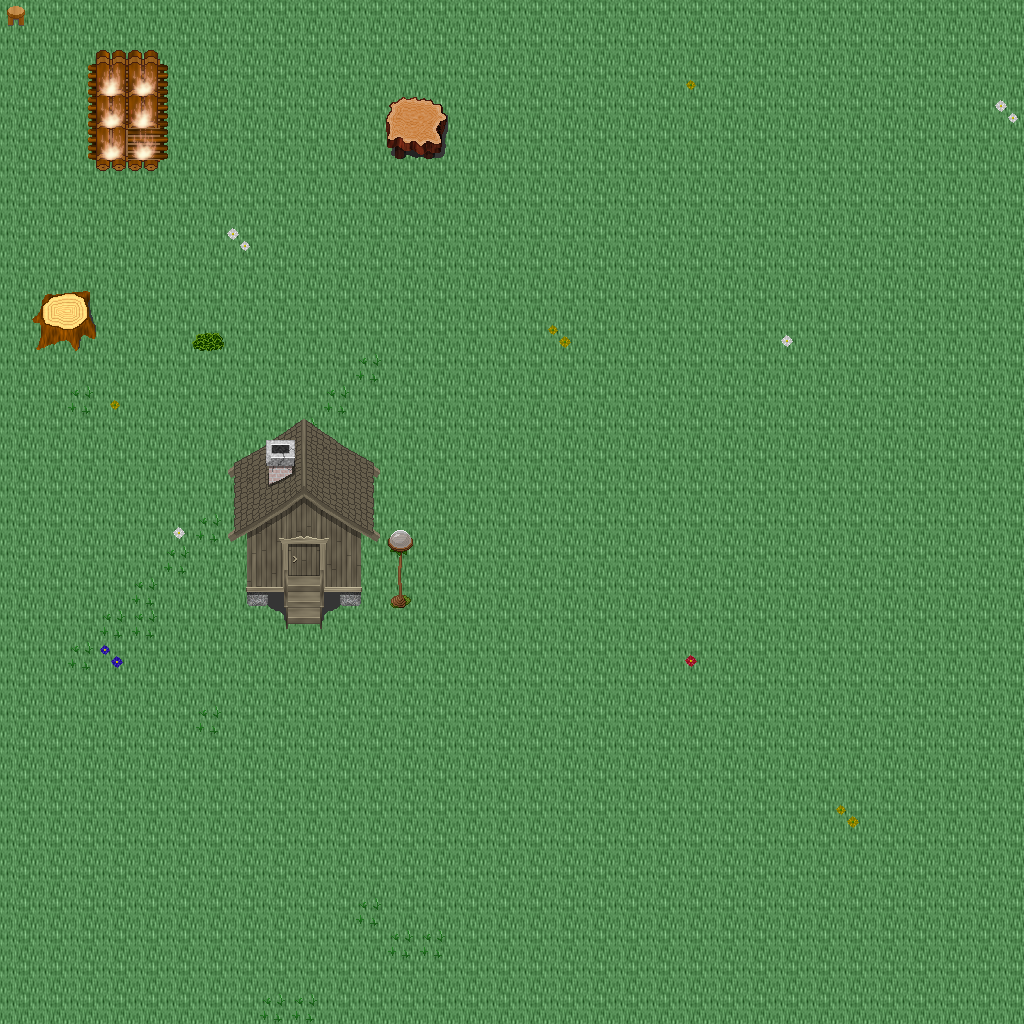

The image is a tile-based game level rendered from a .tmx file. Its description and source (layers, tilesets, objects; grid data summarised) follow:
An orthogonal 32x32 tile map with 32x32 px tiles, 5 tile layers (Ground, Objects, Objects2, Above, ...), 1 hidden layer not drawn, 34 tilesets.

<map version="1.10" tiledversion="1.11.0" orientation="orthogonal" renderorder="right-down" width="32" height="32" tilewidth="32" tileheight="32" infinite="0" nextlayerid="11" nextobjectid="1">
 <tileset firstgid="1" name="ground_ground" tilewidth="32" tileheight="32" tilecount="33" columns="3">
  <image source="../drawable/ground_ground.png" width="96" height="352" />
 </tileset>
 <tileset firstgid="34" name="ground_grass_edges" tilewidth="32" tileheight="32" tilecount="36" columns="12">
  <image source="../drawable/ground_grass_edges.png" width="384" height="96" />
 </tileset>
 <tileset firstgid="70" name="ground_earth_edges" tilewidth="32" tileheight="32" tilecount="18" columns="6">
  <image source="../drawable/ground_earth_edges.png" width="192" height="96" />
 </tileset>
 <tileset firstgid="88" name="ground_grass_corners" tilewidth="32" tileheight="32" tilecount="24" columns="6">
  <image source="../drawable/ground_grass_corners.png" width="192" height="128" />
 </tileset>
 <tileset firstgid="112" name="plant_grasses" tilewidth="32" tileheight="32" tilecount="6" columns="3">
  <image source="../drawable/plant_grasses.png" width="96" height="64" />
 </tileset>
 <tileset firstgid="118" name="plant_flower_daisy_blue" tilewidth="32" tileheight="32" tilecount="8" columns="2">
  <image source="../drawable/plant_flower_daisy_blue.png" width="64" height="128" />
 </tileset>
 <tileset firstgid="126" name="plant_flower_daisy_yellow" tilewidth="32" tileheight="32" tilecount="8" columns="2">
  <image source="../drawable/plant_flower_daisy_yellow.png" width="64" height="128" />
 </tileset>
 <tileset firstgid="134" name="plant_bush_bushes" tilewidth="32" tileheight="32" tilecount="10" columns="5">
  <image source="../drawable/plant_bush_bushes.png" width="160" height="64" />
 </tileset>
 <tileset firstgid="144" name="plant_flower_daisy_red" tilewidth="32" tileheight="32" tilecount="8" columns="2">
  <image source="../drawable/plant_flower_daisy_red.png" width="64" height="128" />
 </tileset>
 <tileset firstgid="152" name="plant_flower_daisy_white" tilewidth="32" tileheight="32" tilecount="8" columns="2">
  <image source="../drawable/plant_flower_daisy_white.png" width="64" height="128" />
 </tileset>
 <tileset firstgid="160" name="logic_collision" tilewidth="32" tileheight="32" tilecount="1" columns="1">
  <image source="../drawable/logic_collision.png" width="32" height="32" />
 </tileset>
 <tileset firstgid="161" name="plant_stump_stump_brown" tilewidth="32" tileheight="32" tilecount="4" columns="2">
  <image source="../drawable/plant_stump_stump_brown.png" width="64" height="64" />
 </tileset>
 <tileset firstgid="165" name="plant_tree_tree_green" tilewidth="32" tileheight="32" tilecount="88" columns="8">
  <image source="../drawable/plant_tree_tree_green.png" width="256" height="352" />
 </tileset>
 <tileset firstgid="253" name="logic_item_resources" tilewidth="32" tileheight="32" tilecount="6" columns="6">
  <image source="../drawable/logic_item_resources.png" width="192" height="32" />
 </tileset>
 <tileset firstgid="259" name="logic_item_mushroom" tilewidth="32" tileheight="32" tilecount="6" columns="6">
  <image source="../drawable/logic_item_mushroom.png" width="192" height="32" />
 </tileset>
 <tileset firstgid="265" name="object_tent" tilewidth="32" tileheight="32" tilecount="9" columns="3">
  <image source="../drawable/object_tent.png" width="96" height="96" />
 </tileset>
 <tileset firstgid="274" name="logic_creature_albino_elf" tilewidth="32" tileheight="32" tilecount="5" columns="5">
  <image source="../drawable/logic_creature_albino_elf.png" width="160" height="32" />
 </tileset>
 <tileset firstgid="279" name="ground_ladder_vertical_dark" tilewidth="32" tileheight="32" tilecount="3" columns="3">
  <image source="../drawable/ground_ladder_vertical_dark.png" width="96" height="32" />
 </tileset>
 <tileset firstgid="282" name="ground_ladder_horizontal_dark" tilewidth="32" tileheight="32" tilecount="3" columns="1">
  <image source="../drawable/ground_ladder_horizontal_dark.png" width="32" height="96" />
 </tileset>
 <tileset firstgid="285" name="furniture_light_flames" tilewidth="32" tileheight="32" tilecount="6" columns="6">
  <image source="../drawable/furniture_light_flames.png" width="192" height="32" />
 </tileset>
 <tileset firstgid="291" name="furniture_table_tree_stump_table" tilewidth="32" tileheight="32" tilecount="4" columns="2">
  <image source="../drawable/furniture_table_tree_stump_table.png" width="64" height="64" />
 </tileset>
 <tileset firstgid="295" name="furniture_chair_stool" tilewidth="32" tileheight="32" tilecount="1" columns="1">
  <image source="../drawable/furniture_chair_stool.png" width="32" height="32" />
 </tileset>
 <tileset firstgid="296" name="logic_creature_ent" tilewidth="32" tileheight="32" tilecount="4" columns="4">
  <image source="../drawable/logic_creature_ent.png" width="128" height="32" />
 </tileset>
 <tileset firstgid="300" name="logic_creature_animal" tilewidth="32" tileheight="32" tilecount="32" columns="8">
  <image source="../drawable/logic_creature_animal.png" width="256" height="128" />
 </tileset>
 <tileset firstgid="332" name="logic_portal" tilewidth="32" tileheight="32" tilecount="24" columns="8">
  <image source="../drawable/logic_portal.png" width="256" height="96" />
 </tileset>
 <tileset firstgid="356" name="logic_item_herb" tilewidth="32" tileheight="32" tilecount="5" columns="5">
  <image source="../drawable/logic_item_herb.png" width="160" height="32" />
 </tileset>
 <tileset firstgid="361" name="ground_pothole" tilewidth="32" tileheight="32" tilecount="4" columns="4">
  <image source="../drawable/ground_pothole.png" width="128" height="32" />
 </tileset>
 <tileset firstgid="365" name="logic_creature_elemental" tilewidth="32" tileheight="32" tilecount="16" columns="8">
  <image source="../drawable/logic_creature_elemental.png" width="256" height="64" />
 </tileset>
 <tileset firstgid="381" name="plant_bush_bush_pinks" tilewidth="32" tileheight="32" tilecount="4" columns="2">
  <image source="../drawable/plant_bush_bush_pinks.png" width="64" height="64" />
 </tileset>
 <tileset firstgid="385" name="light_door_light" tilewidth="32" tileheight="32" tilecount="12" columns="3">
  <image source="../drawable/light_door_light.png" width="96" height="128" />
 </tileset>
 <tileset firstgid="397" name="light_dim_light_7x5" tilewidth="32" tileheight="32" tilecount="35" columns="7">
  <image source="../drawable/light_dim_light_7x5.png" width="224" height="160" />
 </tileset>
 <tileset firstgid="432" name="light_light_5x5" tilewidth="32" tileheight="32" tilecount="25" columns="5">
  <image source="../drawable/light_light_5x5.png" width="160" height="160" />
 </tileset>
 <tileset firstgid="457" name="furniture_light_roots_lamp" tilewidth="32" tileheight="32" tilecount="6" columns="2">
  <image source="../drawable/furniture_light_roots_lamp.png" width="64" height="96" />
 </tileset>
 <tileset firstgid="463" name="building_huts" tilewidth="32" tileheight="32" tilecount="338" columns="26">
  <image source="../drawable/building_huts.png" width="832" height="416" />
 </tileset>
 <layer id="1" name="Ground" width="32" height="32">
  <data>[1024 cells, 1024 non-empty, 2 distinct tile ids]</data>
 </layer>
 <layer id="2" name="Objects" width="32" height="32">
  <data>[1024 cells, 54 non-empty, 24 distinct tile ids]</data>
 </layer>
 <layer id="3" name="Objects2" width="32" height="32">
  <data>[1024 cells, 27 non-empty, 23 distinct tile ids]</data>
 </layer>
 <layer id="4" name="Above" width="32" height="32">
  <data>[1024 cells, 23 non-empty, 21 distinct tile ids]</data>
 </layer>
 <layer id="5" name="Above2" width="32" height="32">
  <data>[1024 cells, 0 non-empty, 0 distinct tile ids]</data>
 </layer>
 <layer id="6" name="Walkable" width="32" height="32" visible="0">
  <data>[1024 cells, 26 non-empty, 1 distinct tile ids]</data>
 </layer>
 <objectgroup id="7" name="Mapevents" />
 <objectgroup id="8" name="Spawn" />
 <objectgroup id="9" name="Keys" />
 <objectgroup id="10" name="Replace" />
</map>
